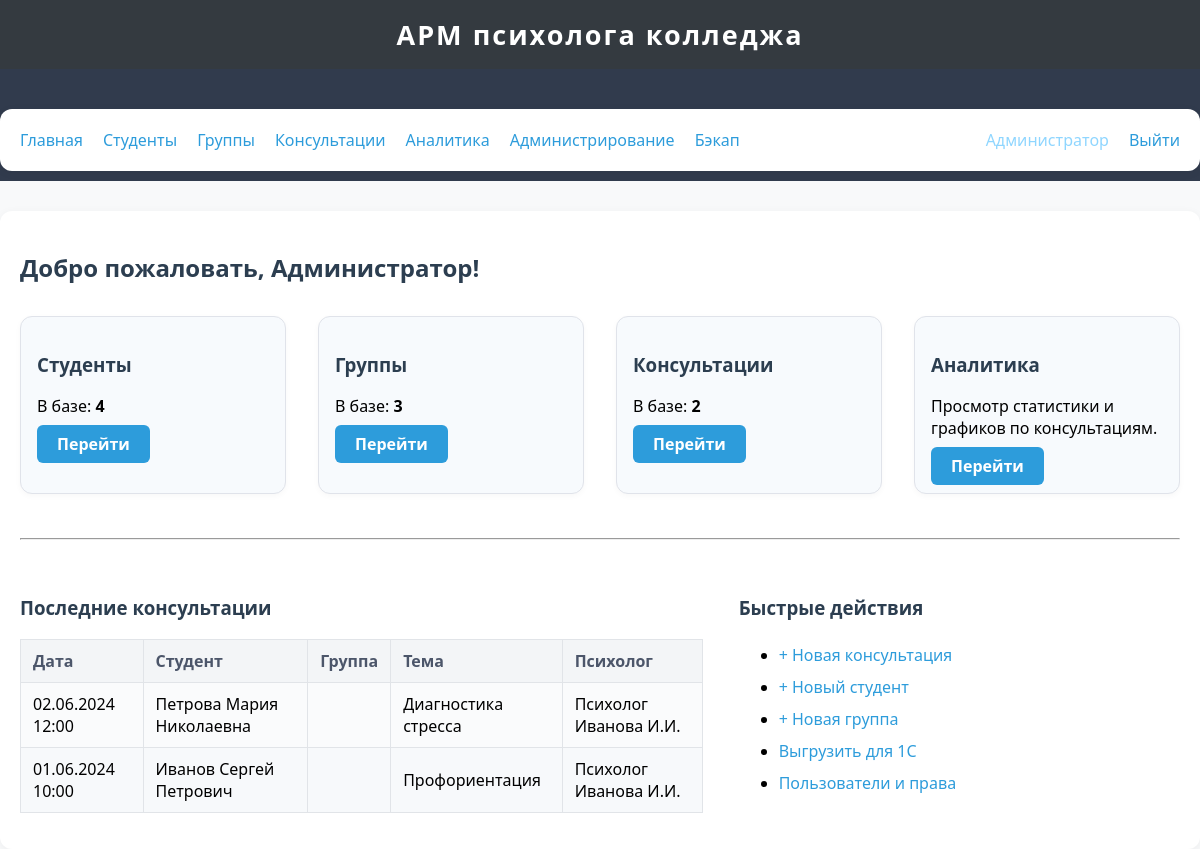
The page / (signed in) on the database its author committed.
### app/models.py (models this page shows, shortened)
class User(db.Model, UserMixin):
    __tablename__ = 'users'
    id = db.Column(db.Integer, primary_key=True)
    username = db.Column(db.String(64), unique=True, nullable=False)
    password_hash = db.Column(db.String(128), nullable=False)
    role = db.Column(db.String(16), nullable=False, default='psychologist')  # 'psychologist' or 'admin'
    full_name = db.Column(db.String(128), nullable=True)

class Consultation(db.Model):
    __tablename__ = 'consultations'
    id = db.Column(db.Integer, primary_key=True)
    date = db.Column(db.DateTime, nullable=False, default=datetime.utcnow)
    student_id = db.Column(db.Integer, db.ForeignKey('students.id'), nullable=False)
    group_id = db.Column(db.Integer, db.ForeignKey('groups.id'), nullable=True)
    topic = db.Column(db.String(255), nullable=False)
    consultation_type = db.Column(db.String(64), nullable=False)   # индивидуальная, групповая, тестирование и др.
    result = db.Column(db.String(255), nullable=True)
    psychologist = db.Column(db.String(128), nullable=True)        # ФИО психолога

class Student(db.Model):
    __tablename__ = 'students'
    id = db.Column(db.Integer, primary_key=True)
    full_name = db.Column(db.String(128), nullable=False)
    group_id = db.Column(db.Integer, db.ForeignKey('groups.id'), nullable=True)
    date_of_birth = db.Column(db.Date, nullable=True)
    consultations = db.relationship('Consultation', backref='student', lazy=True)

### app/__init__.py (the view)
    @app.route('/')
    def index():
        from flask_login import current_user
        from app.models import Student, Group, Consultation
        if not current_user.is_authenticated:
            return render_template('index.html')
        stats = {
            'students': Student.query.count(),
            'groups': Group.query.count(),
            'consultations': Consultation.query.count(),
        }
        recent_consultations = Consultation.query.order_by(Consultation.date.desc()).limit(7).all()
        return render_template('dashboard.html', stats=stats, recent_consultations=recent_consultations)

### app/templates/dashboard.html (shortened to what this page needs)
{% extends 'base.html' %}
{% block content %}
<h2>Добро пожаловать{% if current_user.full_name %}, {{ current_user.full_name }}{% endif %}!</h2>
<div style="display: flex; gap: 32px; flex-wrap: wrap; margin: 32px 0 16px 0;">
    <div class="card" style="flex: 1 1 220px; min-width: 210px;">
        <h3>Студенты</h3>
        <p>В базе: <b>{{ stats.students }}</b></p>
        <a href="{{ url_for('students.list_students') }}" class="btn">Перейти</a>
    </div>
    <div class="card" style="flex: 1 1 220px; min-width: 210px;">
        <h3>Группы</h3>
        <p>В базе: <b>{{ stats.groups }}</b></p>
        <a href="{{ url_for('groups.list_groups') }}" class="btn">Перейти</a>
    </div>
    <div class="card" style="flex: 1 1 220px; min-width: 210px;">
        <h3>Консультации</h3>
        <p>В базе: <b>{{ stats.consultations }}</b></p>
        <a href="{{ url_for('consultations.list_consultations') }}" class="btn">Перейти</a>
    </div>
    <div class="card" style="flex: 1 1 220px; min-width: 210px;">
        <h3>Аналитика</h3>
        <p>Просмотр статистики и графиков по консультациям.</p>
        <a href="{{ url_for('analytics.overview') }}" class="btn">Перейти</a>
    </div>
</div>
<hr style="margin: 36px 0;">
<div style="display:flex; flex-wrap: wrap; gap:36px;">
    <div style="flex: 2 1 340px; min-width: 270px;">
        <h3>Последние консультации</h3>
        <table>
            <thead>
                <tr>
                    <th>Дата</th>
                    <th>Студент</th>
                    <th>Группа</th>
                    <th>Тема</th>
                    <th>Психолог</th>
                </tr>
            </thead>
            <tbody>
            {% for c in recent_consultations %}
                <tr>
                    <td>{{ c.date.strftime('%d.%m.%Y %H:%M') }}</td>
                    <td>{{ c.student.full_name if c.student else '' }}</td>
                    <td>{{ c.group.name if c.group else '' }}</td>
                    <td>{{ c.topic }}</td>
                    <td>{{ c.psychologist }}</td>
                </tr>
            {% else %}
                <tr>
                    <td colspan="5"><i>Нет данных</i></td>
                </tr>
            {% endfor %}
            </tbody>
        </table>
    </div>
    <div style="flex: 1 1 270px; min-width: 210px;">
        <h3>Быстрые действия</h3>
        <ul style="margin-top:12px; line-height:2;">
            <li><a href="{{ url_for('consultations.add_consultation') }}">+ Новая консультация</a></li>
            <li><a href="{{ url_for('students.add_student') }}">+ Новый студент</a></li>
            <li><a href="{{ url_for('groups.add_group') }}">+ Новая группа</a></li>
            <li><a href="{{ url_for('consultations.export_consultations') }}">Выгрузить для 1С</a></li>
            {% if current_user.is_authenticated and current_user.role == 'admin' %}
                <li><a href="{{ url_for('admin.users') }}">Пользователи и права</a></li>
            {% endif %}
        </ul>
    </div>
</div>
{% endblock %}

### app/templates/base.html (shortened to what this page needs)
<!DOCTYPE html>
<html lang="ru">
<head>
    <link rel="stylesheet" href="{{ url_for('static', filename='css/style.css') }}">
</head>
<body>
    <header>
        <div style="font-size:1.3em; font-weight:600;">АРМ психолога колледжа</div>
    </header>
    <nav style="background:#313b4d; padding:10px 0;">
        <div class="container" style="display:flex;gap:20px;align-items:center;">
            <a href="{{ url_for('index') }}">Главная</a>
            <a href="{{ url_for('students.list_students') }}">Студенты</a>
            <a href="{{ url_for('groups.list_groups') }}">Группы</a>
            <a href="{{ url_for('consultations.list_consultations') }}">Консультации</a>
            <a href="{{ url_for('analytics.overview') }}">Аналитика</a>
            {% if current_user.is_authenticated and current_user.role == 'admin' %}
                <a href="{{ url_for('admin.users') }}">Администрирование</a>
                <a href="{{ url_for('backup.backup_page') }}">Бэкап</a>
            {% endif %}
            {% if current_user.is_authenticated %}
                <span style="color:#8fd6ff;font-weight:500;">{{ current_user.full_name or current_user.username }}</span>
                <a href="{{ url_for('auth.logout') }}">Выйти</a>
            {% else %}
                <a href="{{ url_for('auth.login') }}">Войти</a>
            {% endif %}
        </div>
    </nav>
    <div class="container">
        {% block content %}
        {% endblock %}
    </div>
</body>
</html>

### app/static/css/style.css (style rules this page uses)
body { background: #f8f9fa; font-family: "Segoe UI", Arial, sans-serif; font-size: 16px; margin: 0; padding: 0; }
header, nav, .navbar, .sidebar { background: #343a40; color: #fff; }
header { padding: 16px 0; text-align: center; font-size: 1.3em; letter-spacing: 2px; }
.container { max-width: 1200px; margin: 30px auto 0 auto; padding: 20px; background: #fff; border-radius: 12px; box-shadow: 0 2px 10px rgba(0,0,0,0.05); }
h1, h2, h3 { color: #2c3e50; font-weight: 600; }
table { width: 100%; border-collapse: collapse; margin: 16px 0; background: #fafbfc; }
th, td { border: 1px solid #e1e4e8; padding: 10px 12px; text-align: left; vertical-align: middle; }
th { background: #f3f5f7; color: #4c566a; font-weight: bold; }
tr:nth-child(even) { background: #f7f9fb; }
button, .btn { background: #2d9cdb; color: #fff; border: none; border-radius: 6px; padding: 8px 20px; font-size: 1em; font-weight: 600; cursor: pointer; transition: background 0.15s; margin-top: 8px; }
.card { background: #f7fafd; border: 1px solid #e0e3ea; border-radius: 12px; width: 260px; min-height: 140px; box-shadow: 0 2px 6px rgba(0,0,0,0.03); padding: 16px; transition: transform 0.17s; cursor: pointer; margin-bottom: 8px; }
a { color: #2d9cdb; text-decoration: none; transition: color 0.17s; }

### rows shown on the page
User: full_name "Администратор"
Consultation: date "02.06.2024 12:00", student "Петрова Мария Николаевна", topic "Диагностика стресса", psychologist "Психолог Иванова И.И."
Consultation: date "01.06.2024 10:00", student "Иванов Сергей Петрович", topic "Профориентация", psychologist "Психолог Иванова И.И."

### other values the page prints
{{ stats.students }} "4"
{{ stats.groups }} "3"
{{ stats.consultations }} "2"
